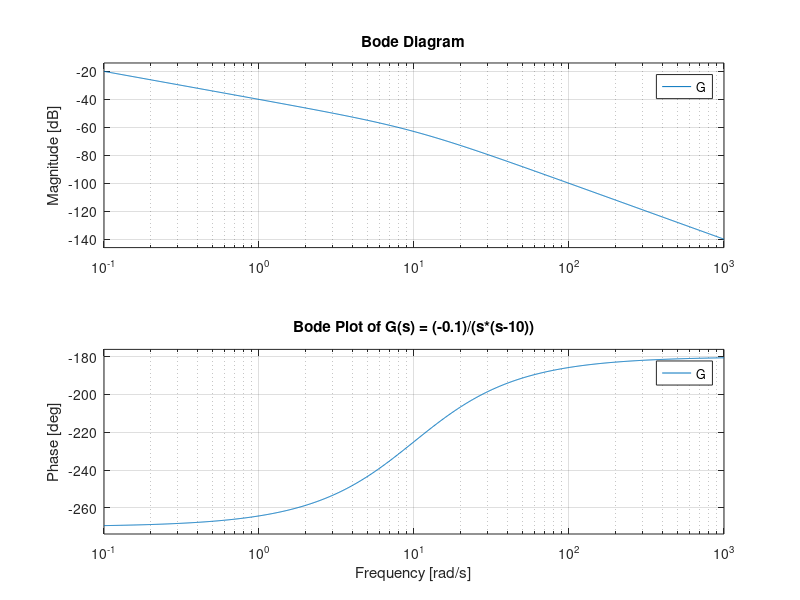

This chart was generated by the following MATLAB code:
clear all; clc;
format long e;  % 科學記號顯示（15位有效數字）

lamdac = 0.9391
lamdae = 0.7304
a1 = 1.595052025060797
a2 = -0.599019946700523

L1 = 2 + a1 - 4 * lamdae
L2 = 1 + (lamdae^4)/a2
L3 = -(3+lamdae)*(1-lamdae)^3
L4 = -(1-lamdae)^4

a1_a_lamdac = a1-lamdac


%% paper_1

% p1_1 = 0.9898;
% p2_1 = 0.6053;

% a1_1 = p1_1+p2_1;
% a2_1 = p1_1*p2_1;
a1_1 = 1.595052025060797;
a2_1 = 0.599019946700523;

%% paper_2

p1_2 = 0.9733;
p2_2 = 0.9467;
z1_2 = 0.9731;
k_2  = 7.2126e-4;

a1_2 = p1_2+p2_2;
a2_2 = p1_2*p2_2;

%% paper_1 inv_B

fprintf('=== paper_1 invB ===\n');
inv_B_1 = [
    1.254431611705956e+03, 3.659220943459926e+02, 3.627155917884968e+02,5.093482978358023e+02, 5.107001779284304e+02, 4.780582926900250e+02;
    3.546971171665686e+02, 1.162405056456143e+03, 3.879439456363920e+02,6.699392357083276e+02, 6.924786011832921e+02, 4.485820022028297e+02;
    4.275001765633072e+02, 4.539421687049577e+02, 1.258888469891571e+03,4.392720672764521e+02, 4.879780723937001e+02, 5.207798602912907e+02;
    4.425225059058810e+02, 6.546172791671690e+02, 3.537782454546361e+02,1.460679099061605e+03, 8.004859896304748e+02, 4.487782507759195e+02;
    4.141758700238313e+02, 5.725106763685067e+02, 3.374250003002655e+02,6.874793677108798e+02, 1.274435404241492e+03, 3.747160216413520e+02;
    4.122201604485579e+02, 4.009218769846693e+02, 3.684630812134598e+02,4.744034014903570e+02, 4.073700335734076e+02, 1.371560285470157e+03
    ];
disp(inv_B_1);

disp(inv(inv_B_1)/(1-a1_1+a2_1))

%% paper_2 B

fprintf('=== paper_2 B ===\n');
B_2 = [0.2816, -0.0052, -0.0406, -0.0305, -0.0316, -0.0505;
-0.0111,  0.2659, -0.0423, -0.0666, -0.0756, -0.0346;
-0.0470, -0.0332,  0.2795, -0.0064, -0.0237, -0.0530;
-0.0308, -0.0646, -0.0129,  0.2348, -0.0833, -0.0193;
-0.0411, -0.0661, -0.0217, -0.0760,  0.2537, -0.0118;
-0.0477, -0.0208, -0.0402, -0.0250, -0.0056,  0.2302];
disp(B_2);

%% paper2 invB

fprintf('=== paper_2 inv_kB ===\n');
inv(B_2*7.2126e-4)

%% new cali B

fprintf('=== new cali B ===\n');
B = [
0.24658067, -0.00632653, -0.03360383, -0.03693433, -0.04377303,-0.03758178;
-0.00382582, 0.30378633, -0.04427679, -0.07201857, -0.07833279,-0.04142051;
-0.03879909, -0.03543384, 0.21901965, -0.00584744, -0.02633413,-0.03772986;
-0.02718124, -0.0853105, -0.00592537, 0.24953415, -0.07784175,-0.0247489;
-0.04143301, -0.08095197, -0.02381626, -0.07517963, 0.25972779,-0.00510934;
-0.02576626, -0.04007577, -0.02666458, -0.02938011, -0.00287754,0.20256056
];
    
%% test_paper_1
fprintf('=== test_1 ===\n');
test_1 = (1/(1-a1_1+a2_1))*inv(inv_B_1)

%% test_paper_2
fprintf('=== test_2 ===\n');

test_2 = (k_2*(1+z1_2)/((1-p1_2)*(1-p2_2)))*B_2

%% test_new_paper_1_B

fprintf('=== test_new_paper_1_B ===\n');

B_1_new_cali = (k_2*(1+z1_2)/((1-p1_2)*(1-p2_2)))*(1-a1_1+a2_1)*B

B_1 = inv(inv_B_1)

inv_B_1_new_cali = inv(B_1_new_cali)

%% 畫出 (-0.1)/(s*(s-10)) 的波德圖
fprintf('=== Bode Plot of G(s) = (-0.1)/(s*(s-10)) ===\n');

% 定義轉移函數
num = 0.1;  % 分子
den = [1 -10 0];  % 分母: s^2 - 10s + 0 = s*(s-10)

% 建立轉移函數
G = tf(num, den);

% 顯示轉移函數
disp('Transfer Function:');
disp(G);

% 畫波德圖
figure;
bode(G);
grid on;
title('Bode Plot of G(s) = (-0.1)/(s*(s-10))');

% 取得波德圖數據（可選）
[mag, phase, w] = bode(G);

% 找出特定頻率的增益和相位（例如：在 w = 1 rad/s）
w_target = 1;
[mag_at_1, phase_at_1] = bode(G, w_target);
fprintf('At ω = 1 rad/s:\n');
fprintf('  Magnitude = %.4f dB\n', 20*log10(mag_at_1));
fprintf('  Phase = %.2f degrees\n', phase_at_1);

